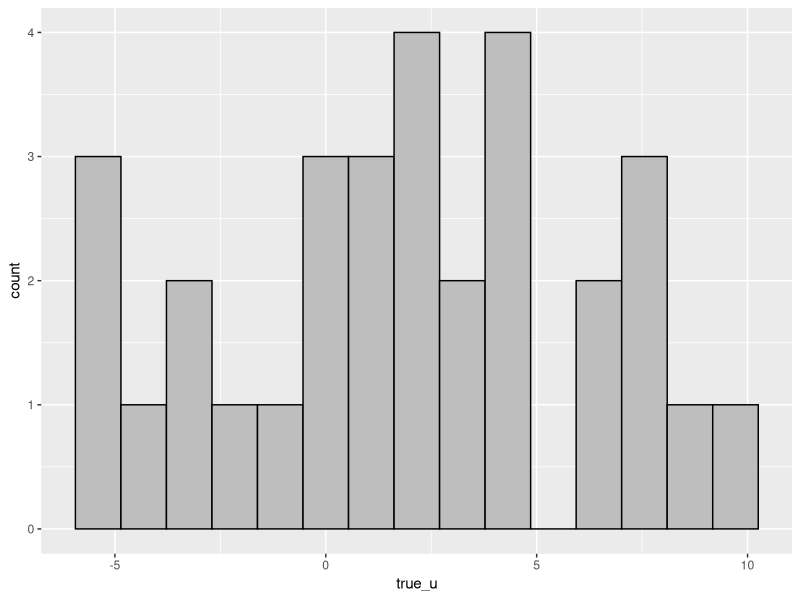
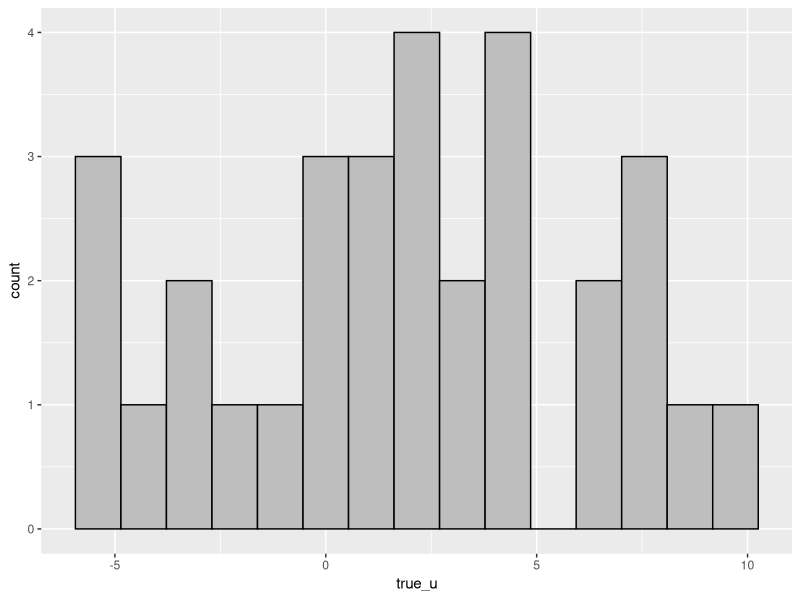
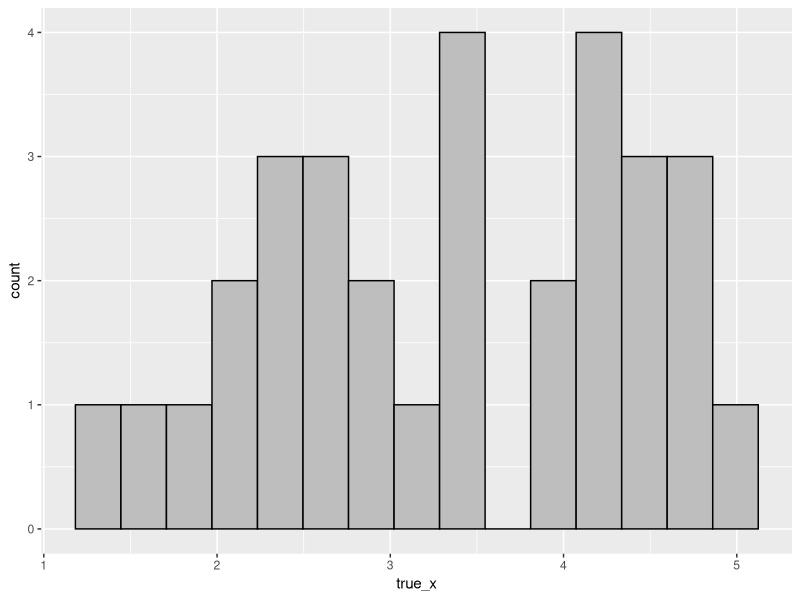
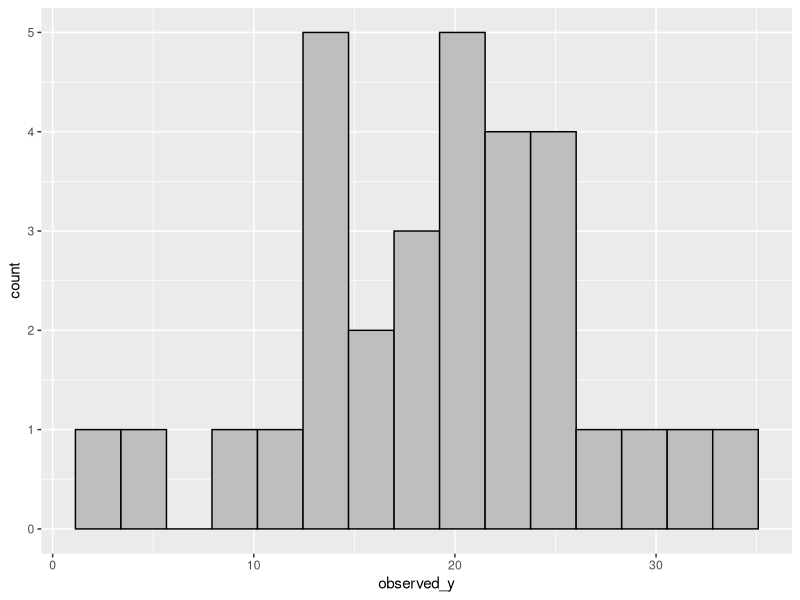
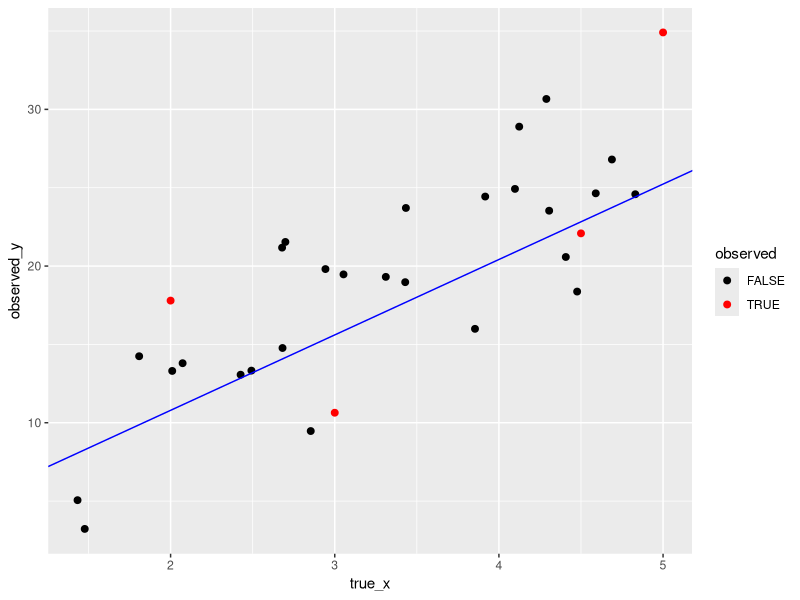

Write the R code that produced these figures, in order.
### PROBLEM 1 ---------------------------------------------------------------
library(ggplot2)
## Seed
rm(list = ls())
set.seed(42)

## Generating iid true error with mean = 0 and positive sd_u
sd_u <- runif(1, min = 0, max = 5)
print(sd_u)
true_u <- rnorm(31, mean = 0, sd = sd_u)
ggplot(data = data.frame(true_u), aes(x = true_u)) +
  geom_histogram(bins = 15, fill = "gray", color = "black")

## x components: noise and trend
sd_x <- runif(1, min = 0.3, max = 0.6) # sd for x-noise
print(sd_x)
noise_x <- rnorm(31, sd = sd_x)
ggplot(data = data.frame(noise_x), aes(x = true_u)) +
  geom_histogram(bins = 15, fill = "gray", color = "black")


beta_trend_x <- runif(1, min = 0.1, max = 0.3) # slope of trend
print(beta_trend_x)
trend_x <- seq(0, 10, length.out = 31) # time index

alpha <- 2 # intercept
true_x <- alpha + beta_trend_x * trend_x + noise_x
ggplot(data = data.frame(true_x), aes(x = true_x)) +
  geom_histogram(bins = 15, fill = "gray", color = "black")

## Replacing true x with observed x
observed_x <- c(2, 3, 4.5, 5)
observed_x_t <- c(1, 11, 21, 31)
j <- 1
for (i in observed_x_t) {
  true_x[i] <- observed_x[j]
  j <- j + 1
}
print(true_x)

## Building interpolated x between observed points
interpol_x <- c()
for (i in seq_len(length(observed_x) - 1)) {
  if (i == 1) {
    chunk <- seq(from = observed_x[i], to = observed_x[i + 1], by = 0.1)
  } else if (i == 2) {
    chunk <- seq(from = observed_x[i], to = observed_x[i + 1], by = 0.15)
  } else {
    chunk <- seq(from = observed_x[i], to = observed_x[i + 1], by = 0.05)
  }
  if (i > 1) chunk <- chunk[-1] # drop overlap
  interpol_x <- c(interpol_x, chunk)
}
print(interpol_x)

helper_list_x <- list(observed_x[1:2], observed_x[2:3], observed_x[3:4])
aggregated_x <- c()
j <- 1
for (part in helper_list_x) {
  aggregated_x[j] <- mean(part)
  j <- j + 1
}

## Generating y
true_beta <- runif(1, min = 0, max = 5)
print(true_beta)
true_intercept <- runif(1, min = 0, max = 5)
print(true_intercept)

observed_y <- true_intercept + true_beta * true_x + true_u
observed_y

part_y <- c(observed_y[1], observed_y[11], observed_y[21], observed_y[31])

helper_list_y <- list(observed_y[1:11], observed_y[11:21], observed_y[21:31])
aggregated_y <- c()
j <- 1
for (part in helper_list_y) {
  aggregated_y[j] <- mean(part)
  j <- j + 1
}
ggplot(data = data.frame(observed_y), aes(x = observed_y)) +
  geom_histogram(bins = 15, fill = "gray", color = "black")

vis <- data.frame(true_x, observed_y)
vis$observed <- ifelse(vis$true_x %in% observed_x, TRUE, FALSE)
ggplot(data = vis, aes(x = true_x, y = observed_y, color = observed)) +
  geom_point(size = 2) +
  scale_color_manual(values = c("TRUE" = "red", "FALSE" = "black")) +
  scale_fill_manual(values = c("TRUE" = "red", "FALSE" = "grey50")) +
  geom_abline(slope = true_beta, intercept = true_intercept, color = "blue")

## Creating models
whole_data <- data.frame(true_x, observed_y, interpol_x)
part_data <- data.frame(observed_x, part_y)
aggregated_data <- data.frame(aggregated_x, aggregated_y)

model1 <- lm("observed_y ~ interpol_x", data = whole_data)
model2 <- lm("part_y ~ observed_x", data = part_data)
model3 <- lm("aggregated_y ~ aggregated_x", data = aggregated_data)

whole_data$fit_model1 <- model1$fitted.values
whole_data$res_model1 <- model1$residuals

part_data$fit_model2 <- model2$fitted.values
part_data$res_model2 <- model2$residuals

aggregated_data$fit_model3 <- model3$fitted.values
aggregated_data$res_model3 <- model3$residuals

## a) Calculating variance of OLS as a function of res variance
var_model1 <- sum(whole_data$res_model1**2) / ((nrow(whole_data) - length(model1$coefficients)) * sum((whole_data$interpol_x - mean(whole_data$interpol_x))**2))
var_model2 <- sum(part_data$res_model2**2) / ((nrow(part_data) - length(model2$coefficients)) * sum((part_data$observed_x - mean(part_data$observed_x))**2))
var_model3 <- sum(aggregated_data$res_model3**2) / ((nrow(aggregated_data) - length(model3$coefficients)) * sum((aggregated_data$aggregated_x - mean(aggregated_data$aggregated_x))**2))
